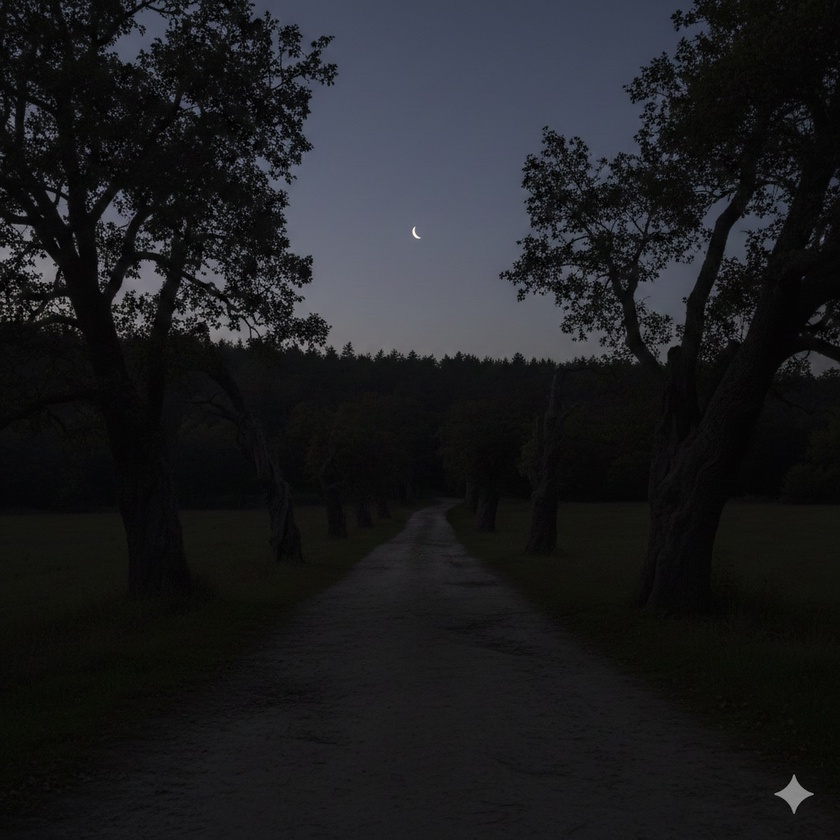
#> input picture Unidad2/paisaje_oscuro.jpg, 840 x 840 px, shrunk from 1024 x 1024 before the run
$ jupyter execute '7. histogramas.ipynb'
#> lines starting #> are read from the running program, lines starting #| are printed output that depends on the picture
# 🎓 Histogramas y Mejora de Contraste

En esta sesión aprenderemos a analizar la distribución de luz de una imagen. Esto es vital para corregir fotos muy oscuras, muy claras o con poco contraste antes de procesarlas.

### 🎯 Objetivos de Aprendizaje
1.  Visualizar **Histogramas** para entender la exposición.
2.  Aplicar **Ecualización de Histograma** global.
3.  Usar **CLAHE** para mejorar detalles en zonas específicas sin quemar la imagen.

---

## 1. ¿Qué es un Histograma?

Un histograma es una gráfica que nos dice cuántos píxeles hay de cada intensidad (de 0 a 255).
* Si los picos están a la **izquierda**, la imagen es oscura.
* Si están a la **derecha**, la imagen es muy brillante.

[cell 1]
import cv2
import numpy as np
import matplotlib.pyplot as plt

# 1. Cargar imagen en escala de grises para simplificar
img = cv2.imread('paisaje_oscuro.jpg', 0)
#> img: shape (840, 840); min 0, max 254, mean 30.1

# 2. Calcular histograma
# [img]: lista de imagenes, [0]: canal, None: sin mascara, [256]: niveles, [0,256]: rango
hist = cv2.calcHist([img], [0], None, [256], [0, 256])
#> hist = 256 values, max 34606 at index 11, min 0 at index 165, mean 2756.2

# 3. Visualizar
plt.figure(figsize=(10,4))
plt.subplot(1,2,1), plt.imshow(img, cmap='gray'), plt.title("Imagen Original")
plt.subplot(1,2,2), plt.plot(hist), plt.title("Histograma (Frecuencia de Intensidad)")
plt.xlim([0, 256])
plt.show()
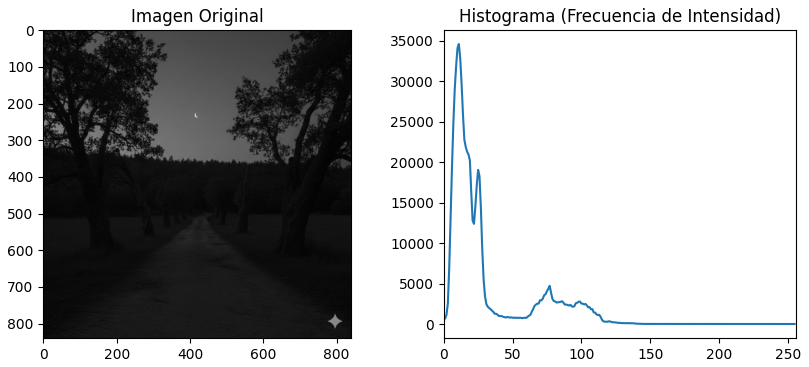
#> figure drawn by matplotlib, 2 panels; panel 2: curve peaks at x = 11, y = 34606

## 2. Ecualización Global vs CLAHE

La ecualización "estira" el histograma para que use todo el rango disponible. Sin embargo, a veces crea ruido. Para eso usamos **CLAHE** (Contrast Limited Adaptive Histogram Equalization).

[cell 2]
# Ecualización Global (Simple)
equ = cv2.equalizeHist(img)
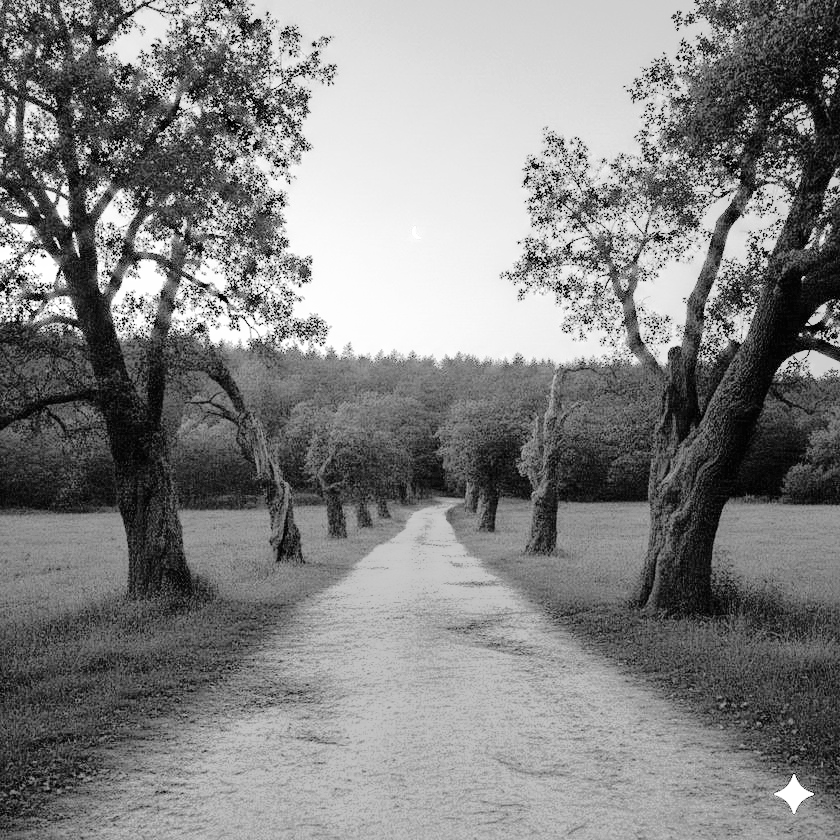
#> equ: shape (840, 840); min 0, max 255, mean 130.6

# CLAHE (Adaptativo - Mejor para detalles)
clahe = cv2.createCLAHE(clipLimit=2.0, tileGridSize=(8,8))
res_clahe = clahe.apply(img)
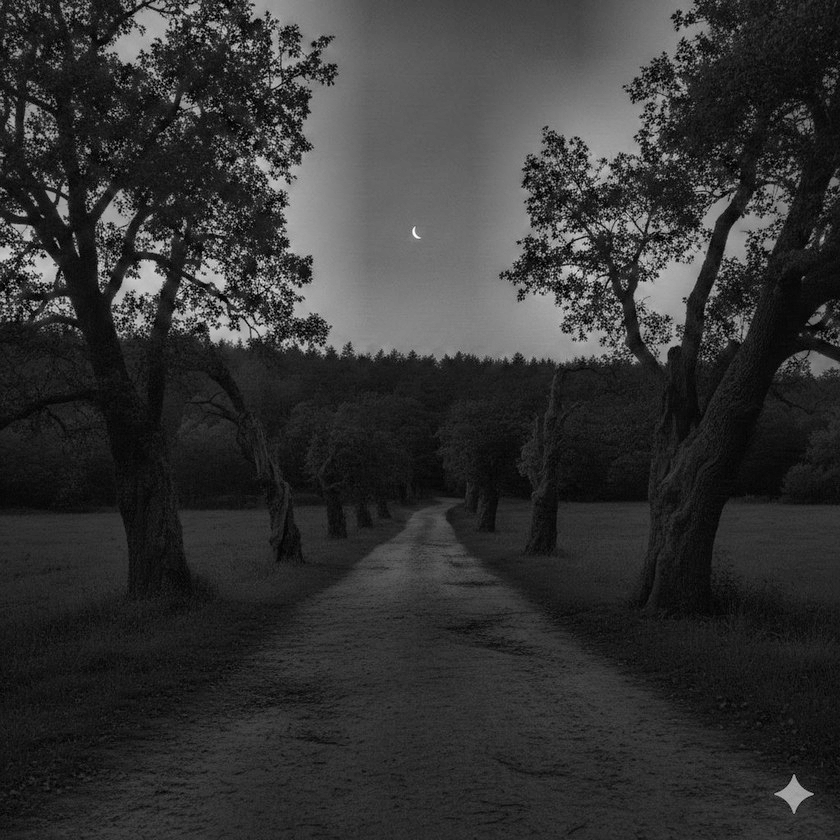
#> res_clahe: shape (840, 840); min 1, max 254, mean 51.7

# Comparar
plt.figure(figsize=(15,5))
plt.subplot(1,3,1), plt.imshow(img, cmap='gray'), plt.title("Original")
plt.subplot(1,3,2), plt.imshow(equ, cmap='gray'), plt.title("Ecualización Global")
plt.subplot(1,3,3), plt.imshow(res_clahe, cmap='gray'), plt.title("CLAHE (Adaptativo)")
plt.show()
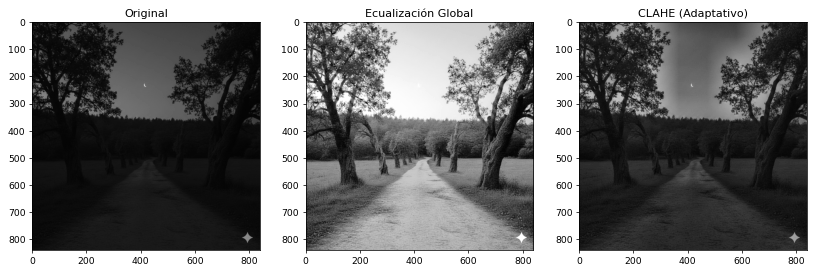
#> figure drawn by matplotlib, 3 panels
